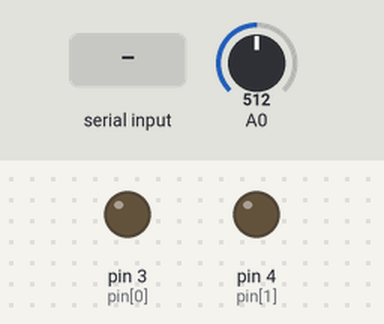
This sketch was run on a simulated Arduino Uno, built with avr-gcc and run on an emulated ATmega328P. On the bench: output pins drawn as LEDs (lit = HIGH). The test bench sets the inputs (shaded band); at power-on: A0 = 512. What the sketch prints to the serial monitor is not drawn.

Above: at 1.2 s.
1.3 s: byte 1 (1) received over Serial
At 2.5 s:
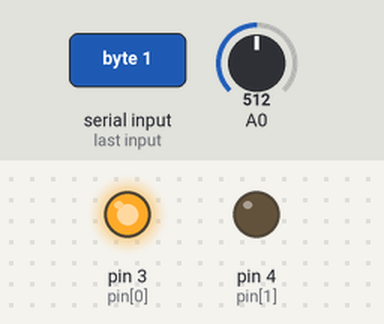
2.8 s: byte 2 (2) received over Serial
At 3.7 s:
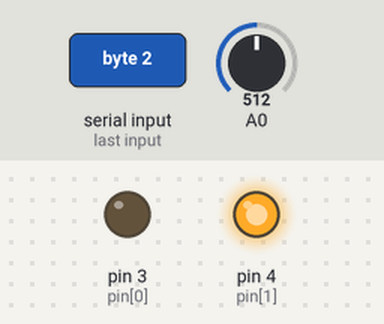
9.7 s: byte 0 (0) received over Serial
At 10.2 s:
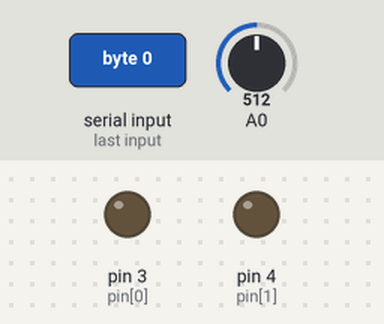
Timing chart, 0 to 12.5 s (numbered marks = the images above; inputs shaded):
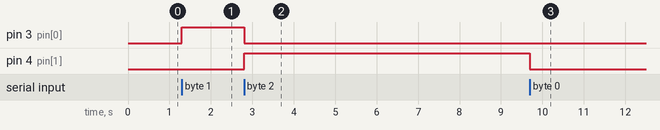

Measured:
- after the input at 1.3 s, pin 3 (pin[0]): LOW → HIGH at once
- after the input at 2.8 s, pin 3 (pin[0]): HIGH → LOW at once; pin 4 (pin[1]): LOW → HIGH at once
- after the input at 9.7 s, pin 4 (pin[1]): HIGH → LOW at once

The sketch:

tickle_A.ino
```cpp
const int pin[3] = {3, 4, 5};  // pin number mortor
int dir = 0;  // stop: 0, forward: 1, reverse: -1
int SPEED = 230;

void setup() {
  pinMode(pin[0], OUTPUT);
  pinMode(pin[1], OUTPUT);
  Serial.begin(115200);
}

void loop() {
  int val_res = rCFilter(analogRead(0));

  Serial.write('H');
  Serial.write(highByte(val_res));
  Serial.write(lowByte(val_res));

  if(Serial.available() > 0) {
    dir = Serial.read();
  }
  if(dir == 0){
    digitalWrite(pin[0], LOW);
    digitalWrite(pin[1], LOW);
  }
  else if(dir == 1){
    //analogWrite(pin[2], SPEED);
    digitalWrite(pin[0], HIGH);
    digitalWrite(pin[1], LOW);
  }
  else if(dir == 2){
    //analogWrite(pin[2], SPEED);
    digitalWrite(pin[0], LOW);
    digitalWrite(pin[1], HIGH);
  }
}

int rCFilter(int val) {
  static int val_cur;
  static int val_hist;

  val_cur = 0.97*val_hist + 0.03*val;
  val_hist = val_cur;
  return val_cur;
}
```
